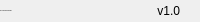
              <widget class="QFrame" name="bottomBar">
               <property name="minimumSize">
                <size>
                 <width>0</width>
                 <height>22</height>
                </size>
               </property>
               <property name="maximumSize">
                <size>
                 <width>16777215</width>
                 <height>22</height>
                </size>
               </property>
               <property name="frameShape">
                <enum>QFrame::NoFrame</enum>
               </property>
               <property name="frameShadow">
                <enum>QFrame::Raised</enum>
               </property>
               <layout class="QHBoxLayout" name="horizontalLayout_5">
                <property name="spacing">
                 <number>0</number>
                </property>
                <property name="leftMargin">
                 <number>0</number>
                </property>
                <property name="topMargin">
                 <number>0</number>
                </property>
                <property name="rightMargin">
                 <number>0</number>
                </property>
                <property name="bottomMargin">
                 <number>0</number>
                </property>
                <item>
                 <widget class="QLabel" name="creditsLabel">
                  <property name="maximumSize">
                   <size>
                    <width>16777215</width>
                    <height>16</height>
                   </size>
                  </property>
                  <property name="font">
                   <font>
                    <family>Segoe UI</family>
                    <pointsize>-1</pointsize>
                    <italic>false</italic>
                    <bold>false</bold>
                   </font>
                  </property>
                  <property name="text">
                   <string>By: Inovasyon Muhendislik</string>
                  </property>
                  <property name="alignment">
                   <set>Qt::AlignLeading|Qt::AlignLeft|Qt::AlignVCenter</set>
                  </property>
                 </widget>
                </item>
                <item>
                 <widget class="QLabel" name="version">
                  <property name="text">
                   <string>v1.0</string>
                  </property>
                  <property name="alignment">
                   <set>Qt::AlignRight|Qt::AlignTrailing|Qt::AlignVCenter</set>
                  </property>
                 </widget>
                </item>
                <item>
                 <widget class="QFrame" name="frame_size_grip">
                  <property name="minimumSize">
                   <size>
                    <width>20</width>
                    <height>0</height>
                   </size>
                  </property>
                  <property name="maximumSize">
                   <size>
                    <width>20</width>
                    <height>16777215</height>
                   </size>
                  </property>
                  <property name="frameShape">
                   <enum>QFrame::NoFrame</enum>
                  </property>
                  <property name="frameShadow">
                   <enum>QFrame::Raised</enum>
                  </property>
                 </widget>
                </item>
               </layout>
              </widget>
